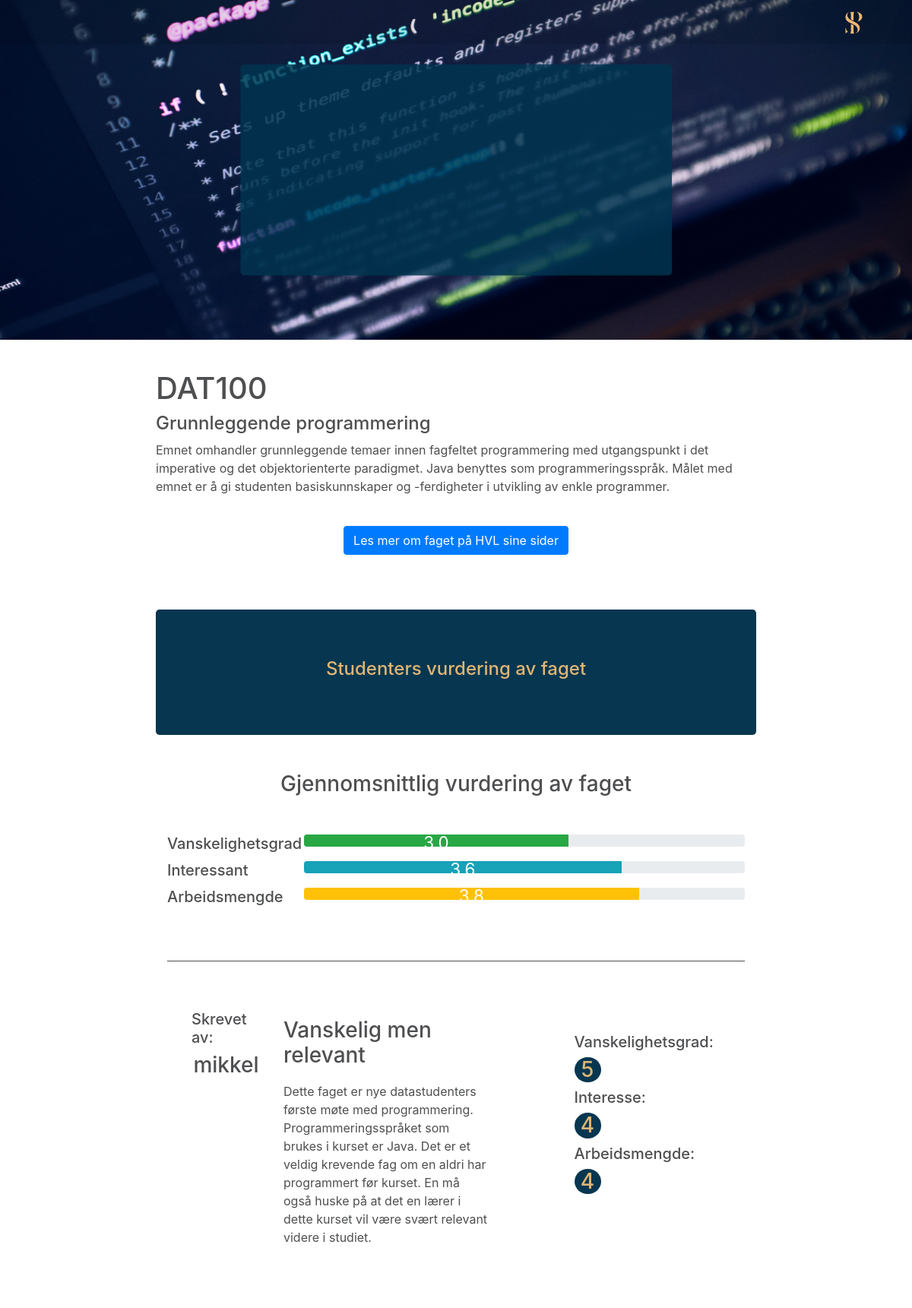
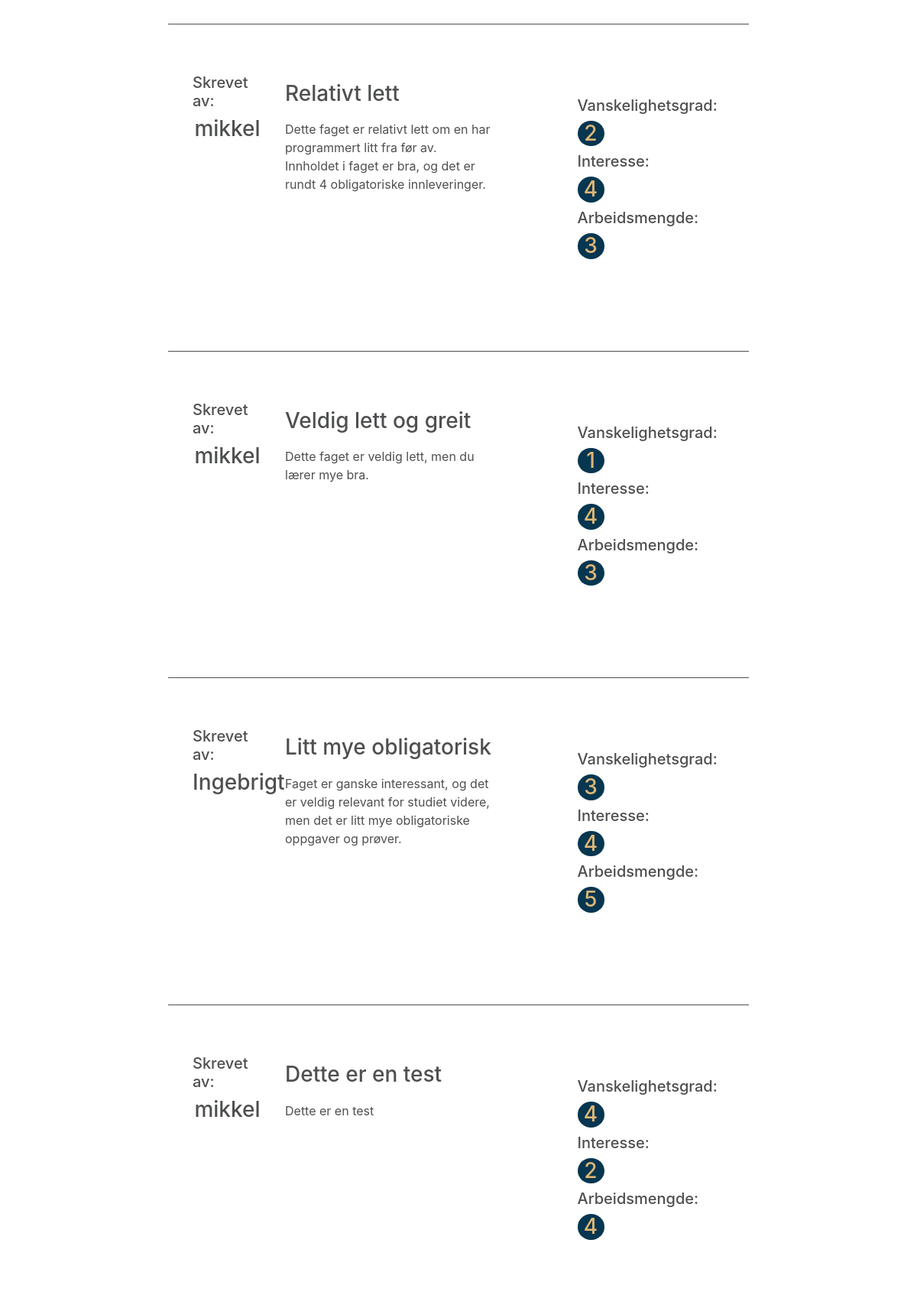
Page /fag/1/ (upper part) on the committed database (2 pictures, top to bottom).
### Studentportalen/models.py (models this page shows, shortened)
class Emne(models.Model):
    navn = models.CharField(max_length=150)
    beskrivelse = models.CharField(max_length=300, default='Beskrivelse av faget')
    tags = models.CharField(max_length=100)
    vanskelig = models.FloatField(default=0)
    interesse = models.FloatField(default=0)
    arbeid = models.FloatField(default=0)
    info = models.TextField(max_length=1000)
    antall = models.IntegerField(default=0)

class Vurdering(models.Model):
    emne = models.ForeignKey(Emne, default=1, on_delete=models.CASCADE)
    bruker = models.ForeignKey(User, default=1)
    tittel = models.CharField(default='Tittel', max_length=200)
    vanskelig = models.IntegerField(default=1, choices=VANSK_CHOICES)
    interesse = models.IntegerField(default=1, choices=INT_CHOICES)
    arbeid = models.IntegerField(default=1, choices=ARB_CHOICES)
    kommentar = models.TextField(max_length=2000)

### Studentportalen/views.py (the view)
# urls.py: url(r'^fag/+(?P<emne_id>[0-9]+)/$', views.fag, name='fag'),
def fag(request, emne_id):
    emne = get_object_or_404(Emne, pk=emne_id)
    vurderinger = Vurdering.objects.filter(emne__exact=emne)
    teller, vansk, arb, inte = 0, 0, 0, 0
    for vurd in vurderinger:
        teller += 1
        vansk += vurd.vanskelig
        arb += vurd.arbeid
        inte += vurd.interesse
    if teller != 0:
        vansk, inte, arb = (vansk/teller), (inte/teller), (arb/teller)
    width_vansk = int((100 / 5) * vansk)
    width_int = int((100 / 5) * inte)
    width_arb = int((100 / 5) * arb)
    vansk, inte, arb = round(vansk, 1), round(inte, 1), round(arb, 1)
    width = {'vansk': width_vansk, 'int': width_int, 'arb': width_arb}
    verdi = {'vansk': vansk, 'inte': inte, 'arb': arb}
    if request.method == 'POST':
        form = VurderingForm(request.POST or None)
        if form.is_valid():
            vurdering = form.save(commit=False)
            vurdering.bruker = request.user
            vurdering.emne = emne
            vurdering.save()
            vurderinger_2 = Vurdering.objects.filter(emne__exact=emne)
            emne_kalk(emne_id)
            return redirect(request.path_info)
    else:
        form = VurderingForm()
        return render(request, 'Studentportalen/fag_django.html', {'emne': emne, 'width': width, 'form': form,
                                                                   'verdi': verdi, 'vurderinger': vurderinger})

### Studentportalen/templates/Studentportalen/fag_django.html (shortened to what this page needs)
{% extends 'Studentportalen/base.html' %}
{% block body %}
        <div id="headerContainer" class="container-fluid">
        {% load staticfiles %}
            <img title="Bildet er tatt av https://unsplash.com/@lucabravo" class="img-responsive" style="width: 100%" src="{% static 'bilder/ingFAGv2.png' %}" id="headerBilde">
            <h1 class="fagHeaderTittel">{{ emne.navn }}</h1>
            <h3 class="fagHeaderBesk">{{ emne.beskrivelse }}</h3>
        </div>
    <div class="container-fluid containerPaddingTop">
        <div class="row">
            <div class="col-md-2"></div>
            <div class="col-md-8" id="fagTekst">
                <h1>{{ emne.navn }}</h1>
                <h4>{{ emne.beskrivelse }}</h4>
                <p>{{ emne.info }}</p>
                <br>
            <div class="text-center">
                <a target="_blank" href="https://www.hvl.no/studier/studieprogram/emne/{{ emne.navn }}">
                    <button class="btn btn-primary">Les mer om faget på HVL sine sider</button>
                </a>
            </div>
            <br>
                <div class="jumbotron" id="reviewsJumbo">
                    <h4>Studenters vurdering av faget</h4>
                </div>
                <div class="container" id="containerBars">
                    <h3 style="text-align: center; padding-bottom: 30px">Gjennomsnittlig vurdering av faget</h3>
                <div class="container">
                <h5 class="tittelBar">Vanskelighetsgrad</h5>
                <div class="progress">
                    <div class="progress-bar bg-success" role="progressbar" style="width: {{ width.vansk }}%" aria-valuenow="{{ verdi.vansk }}" aria-valuemin="0" aria-valuemax="5">{{ verdi.vansk }}</div>
                </div>
                </div>
                <div class="container">
                    <h5 class="tittelBar">Interessant</h5>
                <div class="progress">
                    <div class="progress-bar bg-info" role="progressbar" style="width: {{ width.int }}%" aria-valuenow="{{ verdi.inte }}" aria-valuemin="0" aria-valuemax="5">{{ verdi.inte }}</div>
                </div>
                </div>
                <div class="container">
                    <h5 class="tittelBar">Arbeidsmengde</h5>
                <div class="progress">
                    <div class="progress-bar bg-warning" role="progressbar" style="width: {{ width.arb }}%" aria-valuenow="{{ verdi.arb }}" aria-valuemin="0" aria-valuemax="5">{{ verdi.arb }}</div>
                </div>
                </div>
                </div>
                <div class="container" id="container-reviews">
                    {% for vurdering in vurderinger %}
                        <div class="jumbotron jumboReview">
                            <div class="row">
                                <div class="col-md-2">
                                    <h5>Skrevet av:</h5>
                                    <h3>{{ vurdering.bruker }}</h3>
                                </div>
                                <div class="col-md-5">
                                    <h3 style="padding: 10px 0 10px 0; text-align: left">{{ vurdering.tittel }}</h3>
                                    <p>{{ vurdering.kommentar }}</p>
                                </div>
                                <div class="col-md-5">
                            <ul class="vurdListe" style="padding-top: 30px">
                                <li style="display: block">
                                    <ul>
                                        <li style="display: inline-block"><h5 style="padding-right: 21px">Vanskelighetsgrad: </h5></li>
                                        <li style="display: inline-block"><h3>{{ vurdering.vanskelig }}</h3></li>
                                    </ul>
                                </li>
                                <li style="display: block">
                                    <ul>
                                        <li style="display: inline-block"><h5 style="padding-right: 104px">Interesse: </h5></li>
                                        <li style="display: inline-block"><h3>{{ vurdering.interesse }}</h3></li>
                                    </ul>
                                </li>
                                <li style="display: block">
                                    <ul>
                                        <li style="display: inline-block"><h5 style="padding-right: 43px">Arbeidsmengde: </h5></li>
                                        <li style="display: inline-block"><h3>{{ vurdering.arbeid }}</h3></li>
                                    </ul>
                                </li>
                            </ul>
                            </div>
                            </div>
                        </div>
                    {% endfor %}
                </div>
            </div>
            <div class="col-md-2"></div>
        </div>
    </div>
{% endblock %}

### Studentportalen/templates/Studentportalen/base.html (shortened to what this page needs)
<!DOCTYPE html>
<html lang="en">
<head>
    {% load staticfiles %}
    <link rel="stylesheet" href="https://maxcdn.bootstrapcdn.com/bootstrap/4.0.0-alpha.6/css/bootstrap.min.css">
    <link rel="stylesheet" href="{% static 'main.css' %}" type="text/css">
</head>
<body data-spy="scroll" data-target=".navbar" data-offset="50" style="background-color: white; color: #4e4f51;">
<div class="container-fluid">
    <nav class="navbar navbar-inverse navbar-toggleable-md opaque-navbar" id="navBar">
        <button class="navbar-toggler navbar-toggler-right" type="button" data-toggle="collapse" data-target="#navbarSupportedContent" aria-controls="navbarSupportedContent" aria-expanded="false" aria-label="Toggle navigation">
            <span class="navbar-toggler-icon"></span>
        </button>
        <a class="navbar-brand" href="{% url 'Studentportalen:index' %}" id="navBrand1">
            <img src="{% static 'bilder/LeLogo.png' %}" style="width: 30px;height: 30px; margin-right: 30px">
        </a>
    </nav>
<div class="container-fluid" id="pageContainer">
    {% block body %}
    {% endblock %}
</div>
</div>
</body>
</html>

### Studentportalen/static/main.css (style rules this page uses)
html, body { overflow-x: hidden; }
html { min-height: 100%; position: relative; }
body { margin:0; padding-bottom: 400px; }
.navbar-brand { font-weight: 100; }
#navBar { background-color: rgba(0,0,0,0.1); position: fixed; width: 100%; top: 0; z-index: 1; transition: background-color .5s ease 0s; }
#navBar a { color: white; }
.container-fluid { padding-right:0; padding-left:0; margin-right:auto; margin-left:auto; }
#headerContainer { width: 100%; }
#pageContainer { padding: 0; }
h3 { text-align: center; }
.progress { margin-top: 2.5%; font-size: 1.4em; }
.progress-bar { height: 1em; }
.tittelBar { float: left; margin-right: 1em; width: 8em; }
#containerBars { padding: 1em 0 5em 0; }
#reviewsJumbo { color: #dfb674; text-align: center; margin: 3em 0 2em 0; background-color: #073650; }
.vurdListe { display: inline-block; }
.vurdListe ul li h3 { background-color: #073650; color: #dfb674; width: 35px; border-radius: 100%; text-align: center; }
.vurdListe ul li { display: inline; }
.jumboReview { background-color: white; border-top: solid 1px; border-radius: 0 }
.fagHeaderBesk { text-align: center; color: white; position: absolute; top: 55%; width: 100%; }
.fagHeaderTittel { font-size: 500%; text-align: center; color: #dfb674; position: absolute; top: 35%; width: 100%; }
.containerPaddingTop { margin-top: 40px; }

### rows in the picture
Emne: navn "DAT100", beskrivelse "Grunnleggende programmering", info "Emnet omhandler grunnleggende temaer innen fagfeltet programmering med utgangspunkt i det imperative og det objektorienterte paradigmet. Java benyttes som programmeringsspråk. Målet med emnet er å gi studenten basiskunnskaper og -ferdigheter i utvikling av enkle programmer."
Vurdering: bruker "mikkel", tittel "Vanskelig men relevant", kommentar "Dette faget er nye datastudenters første møte med programmering. Programmeringsspråket som brukes i kurset er Java. Det er et veldig krevende fag om en aldri har programmert før kurset. En må også huske på at det en lærer i dette kurset vil være svært relevant videre i studiet.", vanskelig "5", interesse "4", arbeid "4"
Vurdering: bruker "mikkel", tittel "Relativt lett", kommentar "Dette faget er relativt lett om en har programmert litt fra før av. Innholdet i faget er bra, og det er rundt 4 obligatoriske innleveringer.", vanskelig "2", interesse "4", arbeid "3"
Vurdering: bruker "mikkel", tittel "Veldig lett og greit", kommentar "Dette faget er veldig lett, men du lærer mye bra.", vanskelig "1", interesse "4", arbeid "3"
Vurdering: bruker "Ingebrigt", tittel "Litt mye obligatorisk", kommentar "Faget er ganske interessant, og det er veldig relevant for studiet videre, men det er litt mye obligatoriske oppgaver og prøver.", vanskelig "3", interesse "4", arbeid "5"
Vurdering: bruker "mikkel", tittel "Dette er en test", kommentar "Dette er en test", vanskelig "4", interesse "2", arbeid "4"
